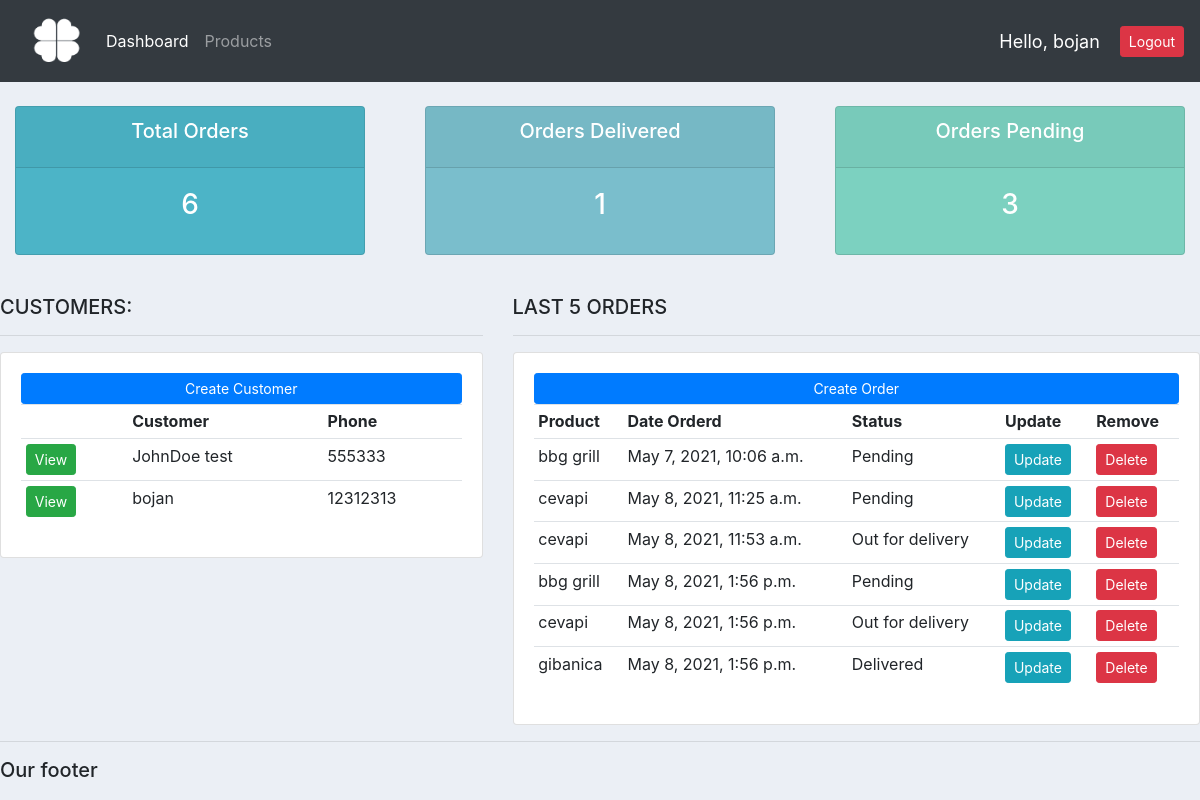
The app's page / (signed in) with its own data.
### accounts/models.py (models this page shows, shortened)
class Customer(models.Model):
    user= models.OneToOneField(User, null=True,blank=True, on_delete=models.CASCADE)
    name= models.CharField(max_length=200, null=True)
    phone= models.CharField(max_length=200, null=True)
    email= models.CharField(max_length=200,null=True)
    date_created= models.DateTimeField(auto_now_add=True,null=True)
    profile_pic=models.ImageField(default="ikoo.png",null=True, blank=True)

class Order(models.Model):
    STATUS=(
        ('Pending','Pending'),
        ('Out for delivery','Out for delivery'),
        ('Delivered','Delivered'),
    )
    customer=models.ForeignKey(Customer, null=True, on_delete=models.SET_NULL)
    product=models.ForeignKey(Product, null= True, on_delete=models.SET_NULL)
    date_created=models.DateTimeField(auto_now_add=True)
    status=models.CharField(max_length=200, null=True,choices=STATUS)
    note=models.CharField(max_length=1000, null=True)

class Product(models.Model):
    CATEGORY=(
        ('Indoor','Indoor'),
        ('Out Door','Out Door'),
    )
    name=models.CharField(max_length=200, null=True)
    price=models.CharField(max_length=200, null=True)
    category=models.CharField(max_length=200, null=True, choices=CATEGORY)
    description=models.CharField(max_length=200, null=True, blank=True)
    date_created=models.DateTimeField(auto_now_add=True,null=True)
    tags=models.ManyToManyField(Tag)
    def __str__(self):
        return self.name

### accounts/decorators.py (the view)
    def wrapper_function(request, *args, **kwargs):
        group=None
        if request.user.groups.exists():
            group = request.user.groups.all()[0].name
        if group == 'customers':
            return redirect('user')
        if group=='admin':
            return view_func(request, *args,**kwargs)

### accounts/views.py (called while the page is built)
@login_required(login_url='login')
@admin_only
def home(request):
    orders=Order.objects.all()
    customers=Customer.objects.all()
    total_customers=customers.count()
    total_orders=orders.count()
    delivered=orders.filter(status='Delivered').count()
    pending=orders.filter(status='Pending').count()
    context={'orders':orders,'customers':customers,'total_orders':total_orders,
    'total_customers':total_customers,
    'delivered':delivered, 'pending':pending}
    return render(request,'accounts/dashboard.html', context)

### accounts/templates/accounts/dashboard.html
{% extends 'accounts/main.html' %}
{% block content %}
{% include 'accounts/status.html'%}
<br>
<div class="row">
	<div class="col-md-5">
		<h5>CUSTOMERS:</h5>
		<hr>
		<div class="card card-body">
			<a class="btn btn-primary  btn-sm btn-block" href="">Create Customer</a>
			<table class="table table-sm">
				<tr>
					<th></th>
					<th>Customer</th>
					<th>Phone</th>
				</tr>
				{% for customer in customers%}
					<tr>
						<td><a class="btn btn-success btn-sm" href="{% url 'customer' customer.id %}">View</a></td>
						<td>{{customer.name}}</td>
						<td>{{customer.phone}}</td>
					</tr>
				{%endfor%}
			</table>
		</div>
	</div>
	<div class="col-md-7">
		<h5>LAST 5 ORDERS</h5>
		<hr>
		<div class="card card-body">
			<a class="btn btn-primary  btn-sm btn-block" href="{% url 'create_order' %}">Create Order</a>
			<table class="table table-sm">
				<tr>
					<th>Product</th>
					<th>Date Orderd</th>
					<th>Status</th>
					<th>Update</th>
					<th>Remove</th>
				</tr>
				{% for order in orders%}
					<tr>
						<td>{{order.product}}</td>
						<td>{{order.date_created}}</td>
						<td>{{order.status}}</td>
						<td><a class="btn btn-info btn-sm" href="{% url 'update_order' order.id %}">Update</a></td>
						<td><a class="btn btn-danger btn-sm" href="{% url 'delete_order' order.id %}">Delete</a></td>
					</tr>
				{%endfor%}
			</table>
		</div>
	</div>
</div>
{% endblock %}

### accounts/templates/accounts/main.html (shortened to what this page needs)
{% load static %}
<!DOCTYPE html>
<html lang="en">
<head>
    <link rel="stylesheet" href="https://stackpath.bootstrapcdn.com/bootstrap/4.3.1/css/bootstrap.min.css">
    <link rel="stylesheet" href="{% static '/css/main.css'%}">
</head>
<body>
    {% include 'accounts/navbar.html'%}
    {% block content %}
    {% endblock %}
    <hr>
    <h5>Our footer</h5>
</body>
</html>

### accounts/templates/accounts/navbar.html (shortened to what this page needs)
{% load static %}
<nav class="navbar navbar-expand-lg navbar-dark bg-dark">
  <a class="nav-link" href="{% url 'home' %}"> <img id="logo" src="{% static 'images/ikoo.png'%}"  alt=""> </a>
    <div class="collapse navbar-collapse" id="navbarNav">
      <ul class="navbar-nav">
        {% if request.user.is_staff %}
        <li class="nav-item active">
          <a class="nav-link" href="{% url 'home' %}">Dashboard </a>
        </li>
        <li class="nav-item">
          <a class="nav-link" href="{% url 'products' %}">Products</a>
        </li>
        {% else %}
        <li class="nav-item">
          <a class="nav-link" href="{% url 'account' %}">Settings</a>
        </li>
       {% endif%}
      </ul>
    </div>
    <span id="hello-msg">Hello, {{request.user}}</span>
    <span><a class="btn btn-danger btn-sm" href="{% url 'logout' %}">Logout</a></span>
  </nav>

### accounts/templates/accounts/status.html
<br>
<div class="row">
	<div class="col">
		<div class="col-md">
			<div class="card text-center text-white  mb-3" id="total-orders">
			  	<div class="card-header">
			  		<h5 class="card-title">Total Orders</h5>
			  	</div>
			  	<div class="card-body">
			    	<h3 class="card-title">{{total_orders}}</h3>
			  	</div>
			</div>
		</div>
	</div>
	<div class="col">
		<div class="col-md">
			<div class="card text-center text-white  mb-3" id="orders-delivered">
			  	<div class="card-header">
			  		<h5 class="card-title">Orders Delivered</h5>
			  	</div>
			  	<div class="card-body">
			    	<h3 class="card-title">{{delivered}}</h3>
			  	</div>
			</div>
		</div>
	</div>
	<div class="col">
		<div class="col-md">
			<div class="card text-center text-white  mb-3" id="orders-pending">
			  	<div class="card-header">
			  		<h5 class="card-title">Orders Pending</h5>
			  	</div>
			  	<div class="card-body">
			    	<h3 class="card-title">{{pending}}</h3>
			  	</div>
			</div>
		</div>
	</div>
</div>

### static/css/main.css (style rules this page uses)
img#logo { width: 50px; height: 50px; }
body { background-color: #ebeff5; }
#total-orders { background-color: #4cb4c7; }
#orders-delivered { background-color: #7abecc; }
#orders-pending { background-color: #7CD1C0; }

### accounts/templates/accounts/navbar.html (style rules this page uses)
#hello-msg { font-size: 18px; color: #fff; margin-right: 20px; }

### records on screen
Customer: name "JohnDoe test", phone "555333"
Customer: name "bojan", phone "12312313"
Order: product "bbg grill", date_created "May 7, 2021, 10:06 a.m.", status "Pending"
Order: product "cevapi", date_created "May 8, 2021, 11:25 a.m.", status "Pending"
Order: product "cevapi", date_created "May 8, 2021, 11:53 a.m.", status "Out for delivery"
Order: product "bbg grill", date_created "May 8, 2021, 1:56 p.m.", status "Pending"
Order: product "cevapi", date_created "May 8, 2021, 1:56 p.m.", status "Out for delivery"
Order: product "gibanica", date_created "May 8, 2021, 1:56 p.m.", status "Delivered"

### other values on screen
{{ request.user }} "bojan"
{{ total_orders }} "6"
{{ delivered }} "1"
{{ pending }} "3"
